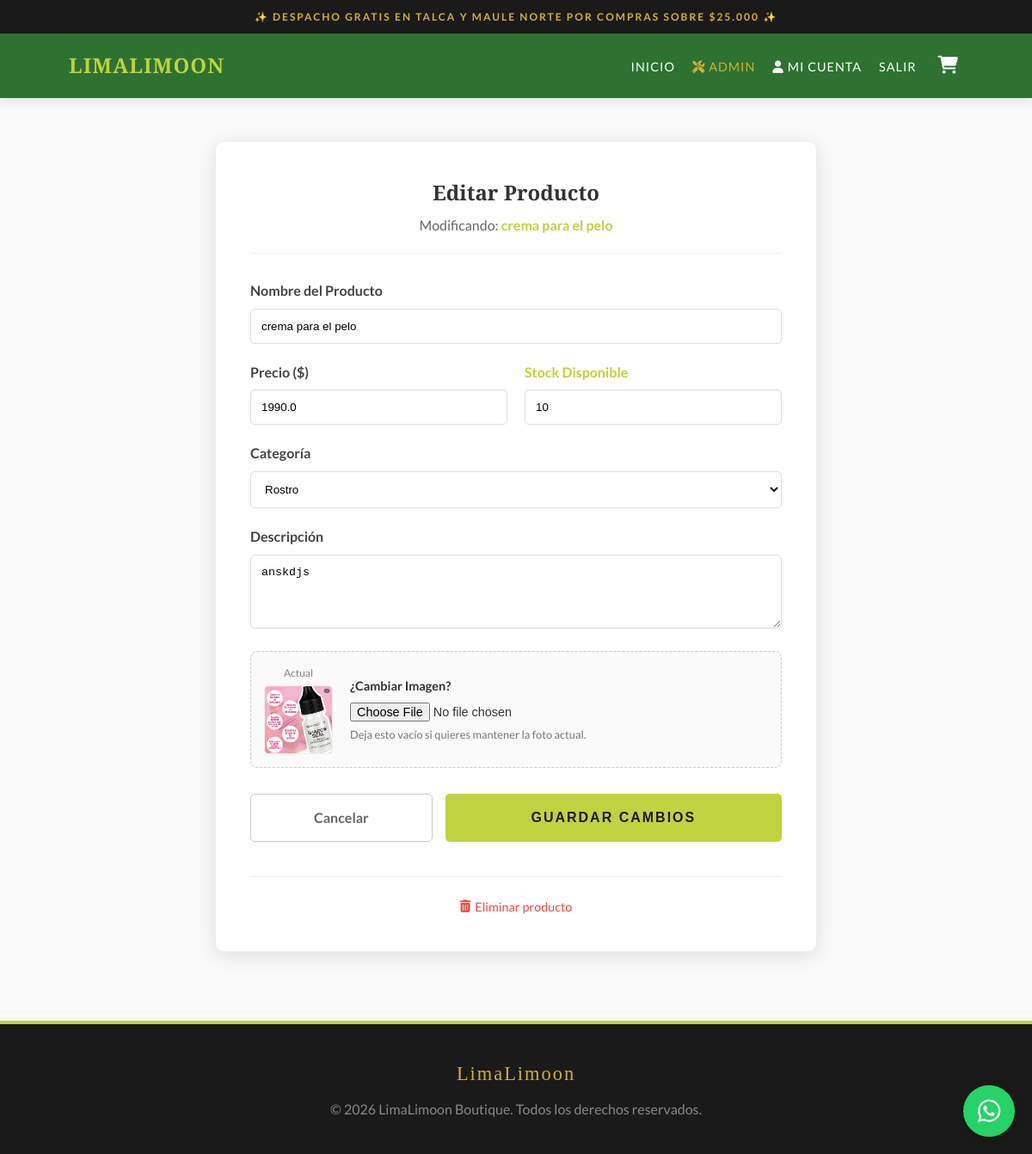
Page /admin/producto/editar/1 (signed in) on the committed database.
### app.py (models this page shows)
class Product(db.Model):
    id = db.Column(db.Integer, primary_key=True)
    name = db.Column(db.String(100), nullable=False)
    price = db.Column(db.Integer, nullable=False)
    stock = db.Column(db.Integer, default=0)
    image = db.Column(db.String(300))
    category = db.Column(db.String(50))
    description = db.Column(db.Text)

### app.py (the view, shortened to what this page needs)
@app.route('/admin/producto/editar/<int:id>', methods=['GET', 'POST'])
@login_required
@admin_required
def editar_producto(id):
    p = Product.query.get_or_404(id)
    return render_template('admin_product_edit.html', product=p)

### app.py (called while the page is built)
@login_manager.user_loader
def load_user(user_id):
    return User.query.get(int(user_id))

def admin_required(f):
    @wraps(f)
    def decorated_function(*args, **kwargs):
        if not current_user.is_authenticated or not current_user.is_admin:
            flash('⛔ Acceso exclusivo administradores.', 'error')
            return redirect(url_for('home'))
        return f(*args, **kwargs)
    return decorated_function

@app.context_processor
def inject_cart_count():
    if current_user.is_authenticated:
        items = CartItem.query.filter_by(user_id=current_user.id).all()
        count = sum(item.quantity for item in items if item.product)
    else:
        count = 0
    return dict(cart_count=count)

### templates/admin_product_edit.html (shortened to what this page needs)
{% extends "layout.html" %}
{% block content %}
<div class="container section-padding" style="padding-top: 50px; padding-bottom: 80px;">
    <div style="max-width: 700px; margin: 0 auto; background: white; padding: 40px; border-radius: 10px; box-shadow: 0 5px 25px rgba(0,0,0,0.1); border: 1px solid #eee;">
        <div style="text-align: center; margin-bottom: 30px; border-bottom: 1px solid #f0f0f0; padding-bottom: 20px;">
            <h2 style="font-family: var(--font-title); color: #333; margin-bottom: 5px;">Editar Producto</h2>
            <p style="color: #666;">Modificando: <strong style="color: var(--gold);">{{ product.name }}</strong></p>
        </div>
        <form method="POST" enctype="multipart/form-data">
            <div style="margin-bottom: 20px;">
                <label style="display: block; font-weight: bold; margin-bottom: 8px; color: #444;">Nombre del Producto</label>
                <input type="text" name="name" value="{{ product.name }}" required
                       style="width: 100%; padding: 12px; border: 1px solid #ddd; border-radius: 5px; box-sizing: border-box;">
            </div>
            <div style="display: grid; grid-template-columns: 1fr 1fr; gap: 20px; margin-bottom: 20px;">
                <div>
                    <label style="display: block; font-weight: bold; margin-bottom: 8px; color: #444;">Precio ($)</label>
                    <input type="number" name="price" value="{{ product.price }}" step="1" required
                           style="width: 100%; padding: 12px; border: 1px solid #ddd; border-radius: 5px; box-sizing: border-box;">
                </div>
                <div>
                    <label style="display: block; font-weight: bold; margin-bottom: 8px; color: var(--gold);">Stock Disponible</label>
                    <input type="number" name="stock" value="{{ product.stock }}" required
                           style="width: 100%; padding: 12px; border: 1px solid #ddd; border-radius: 5px; box-sizing: border-box;">
                </div>
            </div>
            <div style="margin-bottom: 20px;">
                <label style="display: block; font-weight: bold; margin-bottom: 8px; color: #444;">Categoría</label>
                <select name="category" required style="width: 100%; padding: 12px; border: 1px solid #ddd; border-radius: 5px; background: white; box-sizing: border-box;">
                    <option value="Rostro" {% if product.category == 'Rostro' %}selected{% endif %}>Rostro</option>
                </select>
            </div>
            <div style="margin-bottom: 20px;">
                <label style="display: block; font-weight: bold; margin-bottom: 8px; color: #444;">Descripción</label>
                <textarea name="description" rows="4"
                          style="width: 100%; padding: 12px; border: 1px solid #ddd; border-radius: 5px; box-sizing: border-box; resize: vertical;">{{ product.description }}</textarea>
            </div>
            <div style="background: #fafafa; padding: 15px; border-radius: 8px; margin-bottom: 30px; display: flex; align-items: center; gap: 20px; border: 1px dashed #ccc;">
                <div style="text-align: center;">
                    <span style="display: block; font-size: 0.75rem; color: #888; margin-bottom: 5px;">Actual</span>
                    <img src="{{ url_for('static', filename='uploads/' + product.image) }}" style="width: 80px; height: 80px; object-fit: cover; border-radius: 5px; border: 1px solid #eee;">
                </div>
                <div style="flex: 1;">
                    <label style="display: block; font-weight: bold; font-size: 0.9rem; margin-bottom: 5px;">¿Cambiar Imagen?</label>
                    <input type="file" name="image" style="font-size: 0.9rem;">
                    <p style="font-size: 0.8rem; color: #777; margin-top: 5px; margin-bottom: 0;">Deja esto vacío si quieres mantener la foto actual.</p>
                </div>
            </div>
            <div style="display: flex; gap: 15px; margin-top: 20px;">
                <a href="{{ url_for('admin_productos') }}" style="flex: 1; padding: 14px; text-align: center; background: white; border: 1px solid #ccc; color: #666; text-decoration: none; border-radius: 5px; font-weight: bold; transition: 0.2s;">
                    Cancelar
                </a>
                <button type="submit" class="btn-gold" style="flex: 2; padding: 14px; border-radius: 5px; cursor: pointer; font-size: 1rem; font-weight: bold; border: none;">
                    GUARDAR CAMBIOS
                </button>
            </div>
        </form>
        <div style="text-align: center; margin-top: 40px; padding-top: 20px; border-top: 1px solid #f0f0f0;">
            <a href="{{ url_for('eliminar_producto', id=product.id) }}" onclick="return confirm('¿Estás seguro de que quieres borrar este producto?')" style="color: #e74c3c; font-size: 0.9rem; text-decoration: none; display: inline-flex; align-items: center; gap: 5px;">
                <i class="fas fa-trash-alt"></i> Eliminar producto
            </a>
        </div>
    </div>
</div>
{% endblock %}

### static/css/style.css (style rules this page uses)
:root { --gold: #C0D23E; --gold-hover: #a8b934; --black: #1a1a1a; --white: #ffffff; --gray-bg: #f9f9f9; --font-title: 'Playfair Display', serif; --font-text: 'Lato', sans-serif; --header-height: 75px; }
* { margin: 0; padding: 0; box-sizing: border-box; }
img { max-width: 100%; display: block; }
body { font-family: var(--font-text); background-color: var(--gray-bg); color: #333; line-height: 1.6; display: flex; flex-direction: column; min-height: 100vh; }
a { text-decoration: none; color: inherit; transition: 0.3s; }
.container { width: 90%; max-width: 1200px; margin: 0 auto; }
.section-padding { padding: 60px 0; }
.btn-gold { background-color: var(--gold); color: var(--black); padding: 14px 40px; text-transform: uppercase; letter-spacing: 2px; font-weight: 900; border: none; cursor: pointer; display: inline-block; border-radius: 2px; transition: all 0.4s ease; text-align: center; }

### templates/layout.html (style rules this page uses)
:root { --brand-green: rgb(46, 114, 50); --brand-gold: #d4af37; --brand-dark: #1a1a1a; --font-title: 'Playfair Display', serif; --font-body: 'Lato', sans-serif; }
body { font-family: var(--font-body); margin: 0; padding: 0; display: flex; flex-direction: column; min-height: 100vh; }

### rows in the picture
Product: name "crema para el pelo", price "1990.0", stock "10", category "Rostro", description "anskdjs", image (picture)
